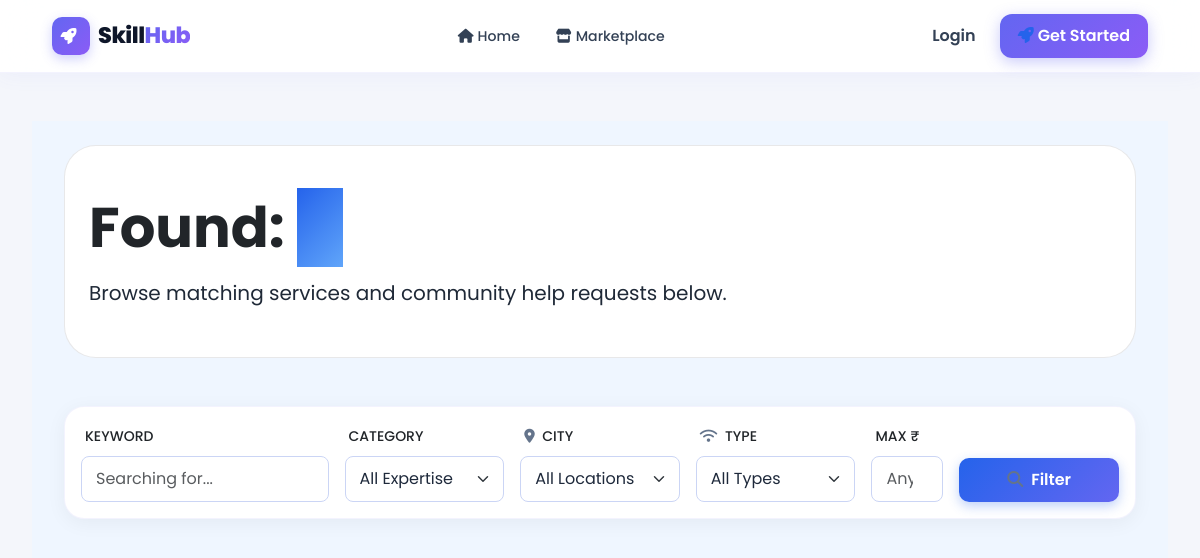
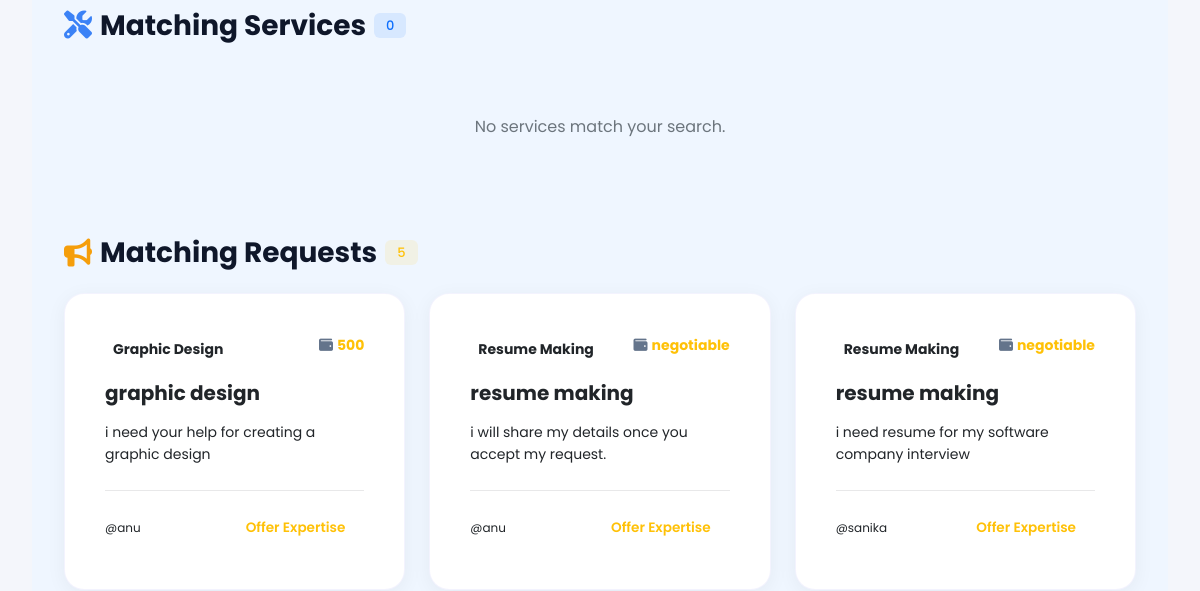
/search/ (upper part), run on an earlier commit of the app's database (2 pictures, top to bottom).
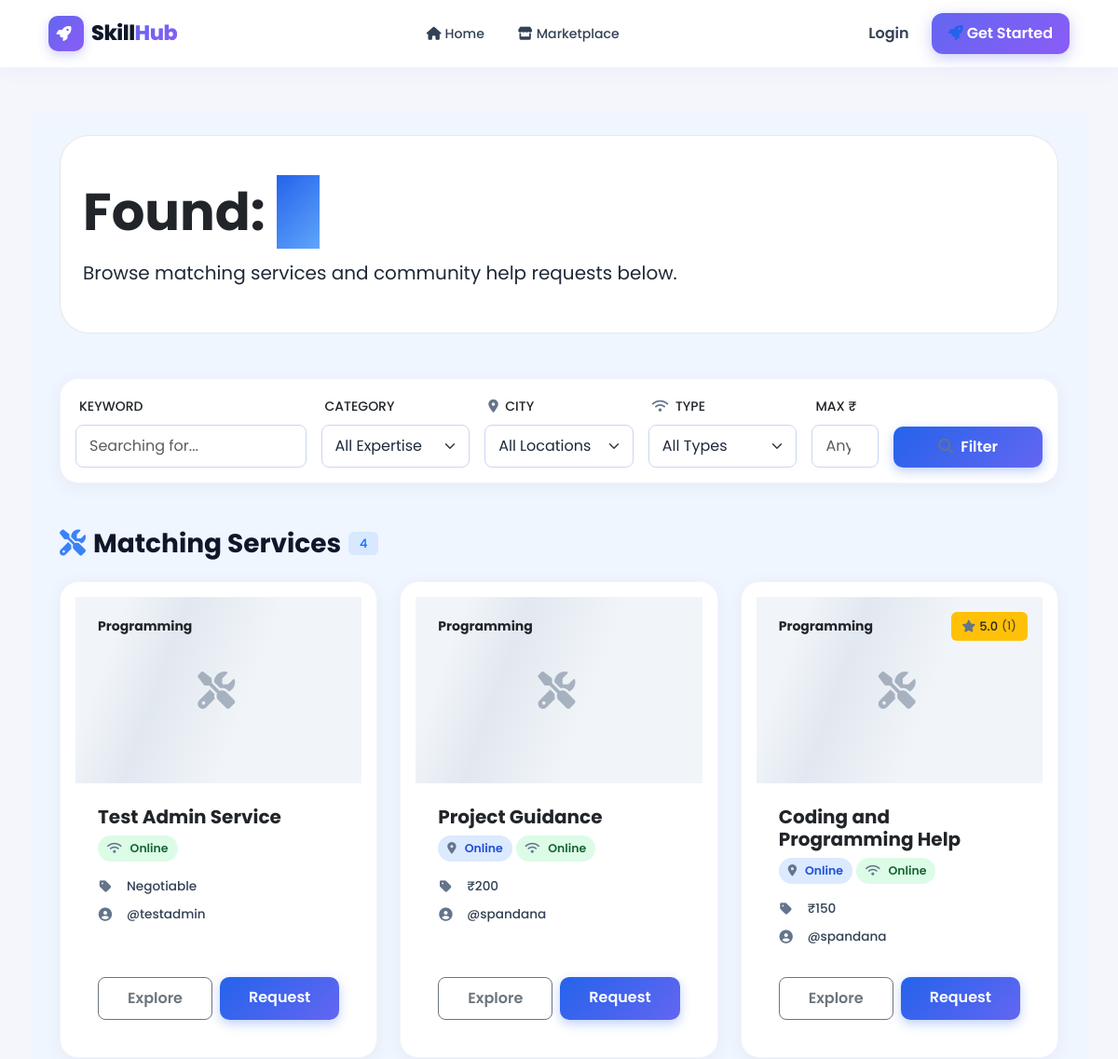
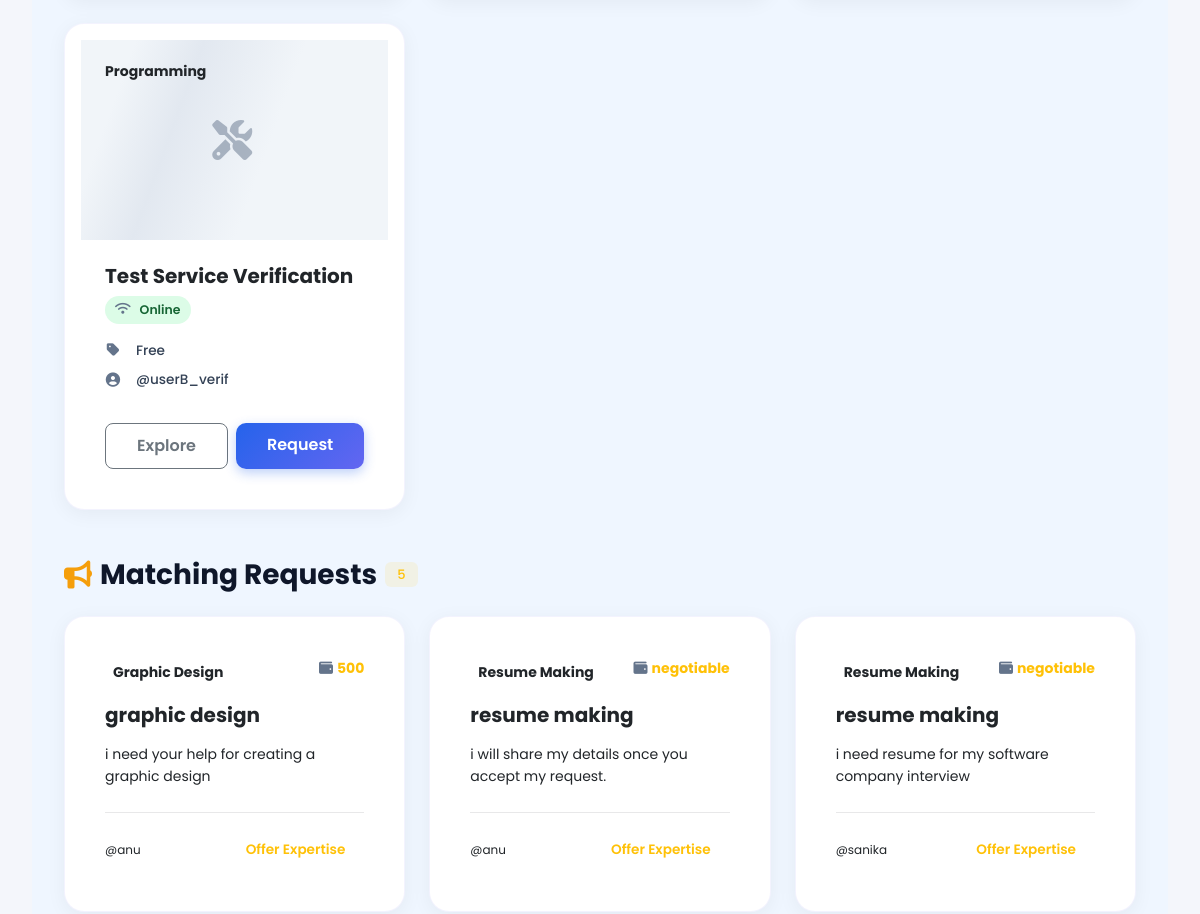
And on a later commit of the database (2 pictures, top to bottom).
### skills/models.py (models this page shows, shortened)
class HelpRequest(models.Model):
    user = models.ForeignKey(User, on_delete=models.CASCADE, related_name='help_requests')
    title = models.CharField(max_length=200)
    description = models.TextField()
    category = models.CharField(max_length=50, choices=CATEGORY_CHOICES)
    budget = models.CharField(max_length=100, blank=True, default='', help_text='e.g. Free, ₹500, Negotiable')
    custom_category = models.CharField(max_length=50, blank=True, null=True)
    created_at = models.DateTimeField(auto_now_add=True)
    is_active = models.BooleanField(default=True)
    class Meta:
        ordering = ['-created_at']

class Service(models.Model):
    user = models.ForeignKey(User, on_delete=models.CASCADE, related_name='services')
    title = models.CharField(max_length=200)
    description = models.TextField()
    category = models.CharField(max_length=50, choices=CATEGORY_CHOICES)
    image = models.ImageField(upload_to='service_images/', blank=True, null=True)
    payment_type = models.CharField(max_length=20, choices=PAYMENT_TYPE_CHOICES)
    price = models.DecimalField(max_digits=10, decimal_places=2, null=True, blank=True)
    location = models.CharField(max_length=100, choices=LOCATION_CHOICES, help_text="City where this service is available")
    service_type = models.CharField(max_length=20, choices=SERVICE_TYPE_CHOICES, default='Online', help_text="Online or Offline delivery")
    payment_method = models.CharField(max_length=50, choices=PAYMENT_METHOD_CHOICES, default='cash')
    delivery_time = models.CharField(max_length=50, choices=DELIVERY_CHOICES, default='negotiable')
    custom_category = models.CharField(max_length=50, blank=True, null=True)
    is_approved = models.BooleanField(default=False)
    created_at = models.DateTimeField(auto_now_add=True)
    class Meta:
        ordering = ['-created_at']
    @property
    def avg_rating(self):
        if hasattr(self, '_avg_rating'):
            return self._avg_rating
        from django.db.models import Avg
        avg = self.reviews.aggregate(Avg('rating'))['rating__avg']
        return avg if avg else 0
    @avg_rating.setter
    def avg_rating(self, value):
        self._avg_rating = value

### skills/views.py (the view, shortened to what this page needs)
# urls.py: path('search/', views.search, name='search'),
def search(request):
    query = request.GET.get('q', '')
    category = request.GET.get('category', '')
    location = request.GET.get('location', '')
    service_type = request.GET.get('service_type', '')
    max_price = request.GET.get('max_price', '')
    results_services = Service.objects.filter(is_approved=True).annotate(avg_rating=Avg('reviews__rating')).order_by('-created_at')
    results_requests = HelpRequest.objects.all()
    if category:
        results_services = results_services.filter(category=category)
        results_requests = results_requests.filter(category=category)
    if location:
        results_services = results_services.filter(location__icontains=location)
    if service_type:
        results_services = results_services.filter(service_type=service_type)
    if max_price and max_price.isdigit():
        results_services = results_services.filter(price__lte=max_price)
    context = {
        'query': query,
        'location': location,
        'service_type': service_type,
        'max_price': max_price,
        'results_services': results_services,
        'results_requests': results_requests,
        'categories': CATEGORY_CHOICES,
        'location_choices': LOCATION_CHOICES,
        'service_type_choices': SERVICE_TYPE_CHOICES,
        'selected_category': category
    }
    return render(request, 'search_results.html', context)

### skills/context_processors.py (called while the page is built)
def unread_notifications_count(request):
    if request.user.is_authenticated:
        count = Notification.objects.filter(user=request.user, is_read=False).count()
        return {'unread_notifications_count': count}
    return {'unread_notifications_count': 0}

### templates/search_results.html (shortened to what the changed rows need)
{% extends 'base.html' %}
{% block content %}
<div class="services-page py-4">
    <div class="container">
        <div class="hero-section mb-5 py-5 px-4 rounded-5 border border-dark border-opacity-10 bg-white position-relative overflow-hidden">
            <div class="row align-items-center position-relative" style="z-index: 1;">
                <div class="col-lg-12">
                    <h1 class="display-4 fw-800 text-dark mb-3">Found: <span class="bg-gradient-blue bg-clip-text text-transparent" style="-webkit-background-clip: text; background-clip: text; -webkit-text-fill-color: transparent;"> "{{ query }}"</span></h1>
                </div>
            </div>
        </div>
        <div class="row">
            <div class="col-lg-12 mb-5">
                <h3 class="fw-bold mb-4 d-flex align-items-center">
                    <i class="fas fa-tools me-2 icon-blue"></i>Matching Services
                    <span class="badge rounded-pill bg-primary bg-opacity-10 text-primary fw-bold ms-2 small">{{ results_services.count }}</span>
                </h3>
                <div class="row g-4">
                    {% for service in results_services %}
                        <div class="col-md-4">
                            <div class="card h-100">
                                <div class="position-relative bg-light" style="height: 200px;">
                                    {% if service.image %}
                                        <img src="{{ service.image.url }}" class="w-100 h-100 object-fit-cover transition-all" alt="{{ service.title }}">
                                    {% else %}
                                        <div class="placeholder-glow-custom">
                                            <i class="fas fa-tools opacity-50 fs-1 text-primary"></i>
                                        </div>
                                    {% endif %}
                                    <div class="position-absolute top-0 end-0 p-3 d-flex justify-content-between w-100">
                                        <span class="badge-blue px-2 py-1 rounded small fw-bold">{{ service.get_category_display }}</span>
                                        {% if service.avg_rating %}
                                        <span class="badge bg-warning text-dark">
                                            <i class="fas fa-star me-1"></i>
                                            {{ service.avg_rating|floatformat:1 }}
                                            <span class="ms-1 extra-small opacity-75">({{ service.reviews.count }})</span>
                                        </span>
                                        {% endif %}
                                    </div>
                                </div>
                                <div class="card-body p-4 d-flex flex-column">
                                    <h6 class="fw-bold mb-2 text-dark fs-5">{{ service.title }}</h6>
                                    <div class="d-flex flex-wrap gap-1 mb-3">
                                        {% if service.location %}
                                        <span style="display:inline-flex;align-items:center;gap:4px;background:#dbeafe;color:#1d4ed8;padding:4px 10px;border-radius:20px;font-size:0.78rem;font-weight:600;">
                                            <i class="fas fa-map-marker-alt"></i> {{ service.location }}
                                        </span>
                                        {% endif %}
                                        {% if service.service_type == 'Online' %}
                                        <span style="display:inline-flex;align-items:center;gap:4px;background:#dcfce7;color:#166534;padding:4px 10px;border-radius:20px;font-size:0.78rem;font-weight:600;">
                                            <i class="fas fa-wifi"></i> Online
                                        </span>
                                        {% elif service.service_type == 'Offline' %}
                                        <span style="display:inline-flex;align-items:center;gap:4px;background:#fee2e2;color:#991b1b;padding:4px 10px;border-radius:20px;font-size:0.78rem;font-weight:600;">
                                            <i class="fas fa-map-pin"></i> Offline
                                        </span>
                                        {% endif %}
                                    </div>
                                    <div class="mb-4">
                                        <div class="service-meta">
                                            <i class="fas fa-tag icon-blue"></i>
                                            <span>
                                                {% if service.payment_type == 'free' %}Free
                                                {% elif service.payment_type == 'paid' %}&#8377;{{ service.price|default:"Not set"|floatformat:0 }}
                                                {% else %}Negotiable{% endif %}
                                            </span>
                                        </div>
                                        <div class="service-meta">
                                            <i class="fas fa-user-circle icon-blue"></i>
                                            <span>@{{ service.user.username|default:"Unknown" }}</span>
                                        </div>
                                    </div>
                                    <div class="mt-auto d-flex gap-2">
                                        <a href="{% url 'service_detail' service.pk %}" class="btn btn-outline-secondary rounded-pill flex-fill fw-bold">Explore</a>
                                        <a href="{% url 'service_detail' service.pk %}#request-form" class="btn btn-primary rounded-pill flex-fill fw-bold">Request</a>
                                    </div>
                                </div>
                            </div>
                        </div>
                    {% empty %}
                        <div class="col-12 text-center py-5">
                            <p class="text-secondary mb-0">No services match your search.</p>
                        </div>
                    {% endfor %}
                </div>
            </div>
            <div class="col-lg-12">
                <div class="row g-4">
                    {% for req in results_requests %}
                        <div class="col-md-4">
                            <div class="card h-100">
                                <div class="card-body p-4 flex-column d-flex">
                                    <div class="d-flex justify-content-between align-items-start mb-3">
                                        <span class="badge-orange px-2 py-1 rounded small fw-bold">{{ req.get_category_display }}</span>
                                        <span class="text-warning fw-bold small"><i class="fas fa-wallet me-1"></i>{{ req.budget|default:"Negotiable" }}</span>
                                    </div>
                                    <h5 class="fw-bold mb-3 text-dark">{{ req.title }}</h5>
                                    <p class="text-dark-50 small mb-0 flex-grow-1">{{ req.description|truncatewords:15 }}</p>
                                    <div class="mt-4 pt-3 border-top border-dark border-opacity-10 d-flex justify-content-between align-items-center">
                                        <span class="extra-small text-dark-50">@{{ req.user.username }}</span>
                                        <a href="{% url 'profile' req.user.username %}" class="btn btn-sm btn-link text-warning text-decoration-none p-0 fw-bold small">Offer Expertise</a>
                                    </div>
                                </div>
                            </div>
                        </div>
                    {% empty %}
                        <div class="col-12 text-center py-5">
                            <p class="text-secondary mb-0">No help requests match your search.</p>
                        </div>
                    {% endfor %}
                </div>
            </div>
        </div>
    </div>
</div>
{% endblock %}

What changed in the data, as far as the page shows it:
added Service: category "Programming", title "Test Admin Service", service_type "Online" (drawn), payment_type "Negotiable", user.username "testadmin"
added Service: category "Programming", title "Project Guidance", location "Online", service_type "Online" (drawn), price "200", user.username "spandana"
now on this page (row edited): Service: category "Programming", avg_rating "5.0", reviews.count "1", title "Coding and Programming Help", location "Online", service_type "Online" (drawn), price "150", user.username "spandana"
now on this page (row edited): Service: category "Programming", title "Test Service Verification", service_type "Online" (drawn), payment_type "Free", user.username "userB_verif"
Also different on the page:
{{ results_services.count }}: "0" → "4"
text no longer shown: "No services match your search."
